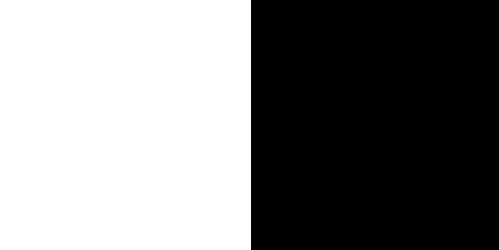
#> input picture blck1.png, 499 x 250 px
$ python binaryop.py
#> lines starting #> are read from the running program, lines starting #| are printed output that depends on the picture; after the words box and inside, x2 and y2 are one past the last pixel; in counts of white or black regions, pixels touching at a corner belong together
import cv2


import numpy as np

# path to input images are specified and
# images are loaded with imread command
img1 = cv2.imread('blck1.png')
#> img1 is the input picture: shape (250, 499, 3); 50.3% white; 1 black region, box (x1, y1, x2, y2) and area: (251, 0, 499, 250) 62000
img2 = cv2.imread('white.png')
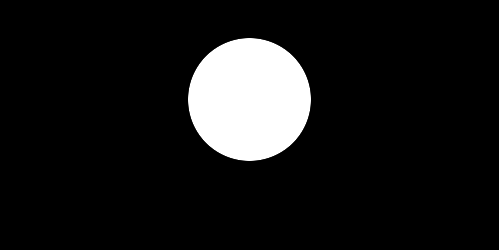
#> input picture white.png, 499 x 250 px
#> img2 is the input picture: shape (250, 499, 3); min 0, max 255, mean 24.2

dest1 = cv2.bitwise_and(img2, img1, mask = None)
dest2 = cv2.bitwise_or(img2, img1, mask = None)
dest3 = cv2.bitwise_xor(img2, img1, mask = None)
dest4 = cv2.bitwise_not(img2, mask = None)
top_row = cv2.hconcat([cv2.putText(img1, "img1", (10, 30), cv2.FONT_HERSHEY_SIMPLEX, 0.5, (0,0,0), 2),
cv2.putText(img2, "img2", (10, 30), cv2.FONT_HERSHEY_SIMPLEX, 0.5, (255, 255, 255), 2),cv2.putText(dest1, "Bitwise_and", (10, 30), cv2.FONT_HERSHEY_SIMPLEX, 0.5, (255, 255, 255), 2)
])
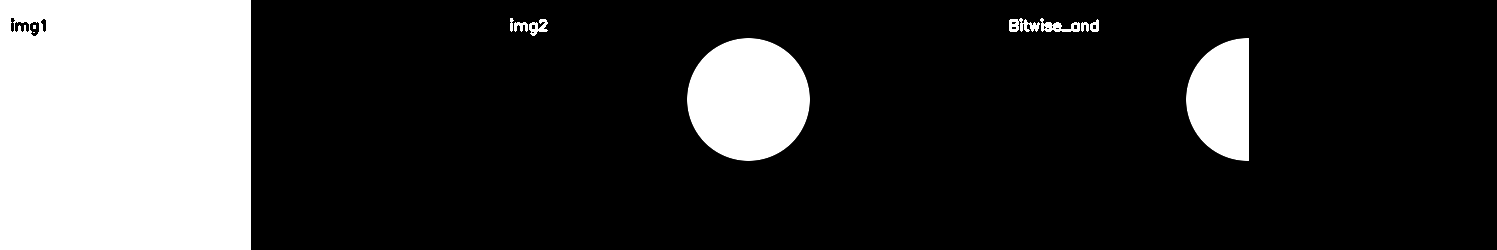
#> top_row: shape (250, 1497, 3); min 0, max 255, mean 55.4
#> img1: shape (250, 499, 3); 50.1% white; 5 black regions, box (x1, y1, x2, y2) and area: (251, 0, 499, 250) 62000, (15, 22, 29, 32) 93, (30, 22, 39, 36) 88, (41, 19, 46, 32) 42, (11, 18, 15, 32) 39
#> img2: shape (250, 499, 3); 0.24% of pixels changed, all inside (x1, y1, x2, y2) = (11, 18, 49, 36)
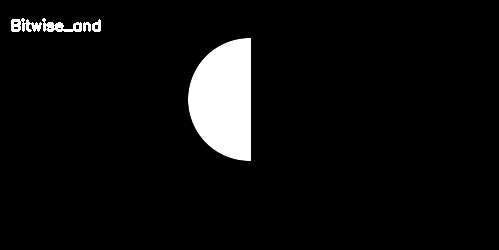
#> dest1: shape (250, 499, 3); min 0, max 255, mean 13.8

bottom_row = cv2.hconcat([cv2.putText(dest2, "Bitwise_or", (10, 30), cv2.FONT_HERSHEY_SIMPLEX, 0.5, (0,0,0), 2),
cv2.putText(dest3, "Bitwise_xor", (10, 30), cv2.FONT_HERSHEY_SIMPLEX, 0.5, (0,0,0), 2),
cv2.putText(dest4, "Bitwise_not", (10, 30), cv2.FONT_HERSHEY_SIMPLEX,0.5, (0,0,0), 2)])
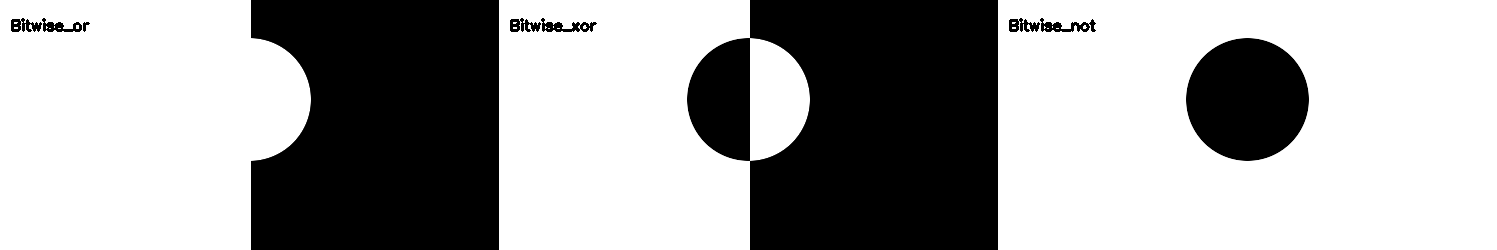
#> bottom_row: shape (250, 1497, 3); min 0, max 255, mean 164.9
#> dest2: shape (250, 499, 3); min 0, max 255, mean 138.8
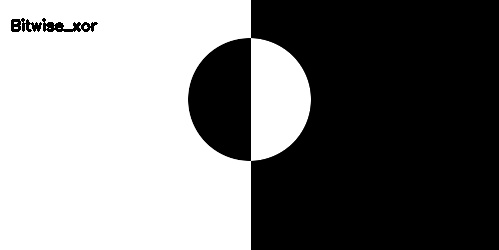
#> dest3: shape (250, 499, 3); min 0, max 255, mean 126.2
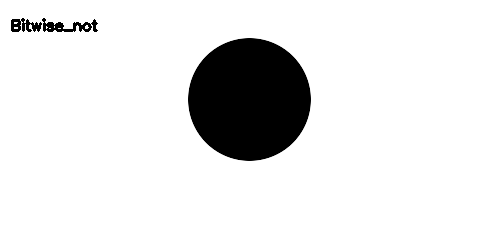
#> dest4: shape (250, 499, 3); min 0, max 255, mean 229.5
result = cv2.vconcat([top_row, bottom_row])
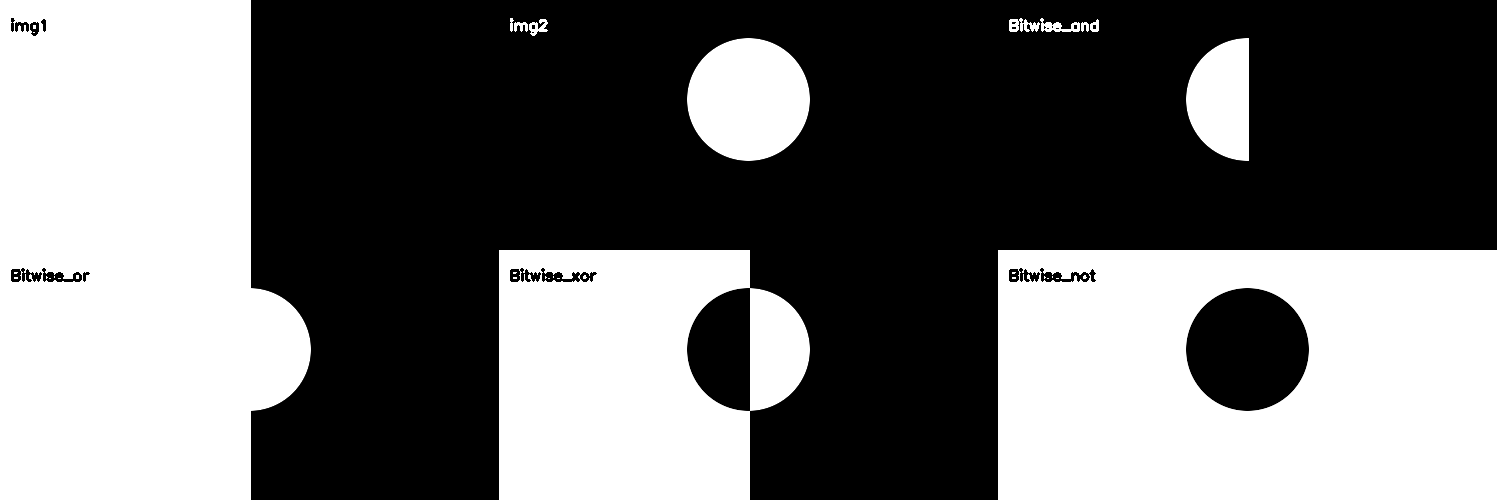
#> result: shape (500, 1497, 3); min 0, max 255, mean 110.2
cv2.imshow('Result', result)
cv2.waitKey(0)
cv2.destroyAllWindows()
# De-allocate any associated memory usage
cv2.waitKey(0)
#     cv2.destroyAllWindows()
